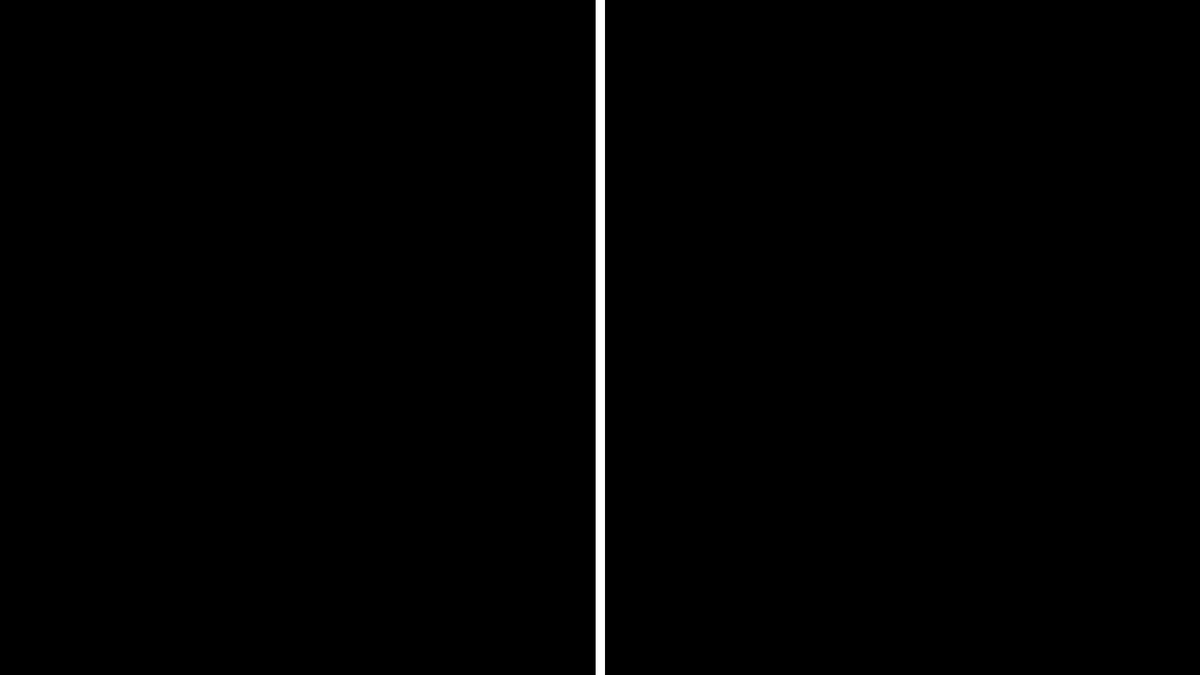
Frame 1 (no input)
Frame 60 (the mouse pressed at the canvas centre just before this capture): identical to frame 1, image omitted
Frame 120 (the mouse held since frame 60 and released just before this capture): identical to frame 1, image omitted

The Processing sketch that drew this single still picture (run headless with seeded random() and noise(); from frame 60 on, the mouse is pressed at the canvas centre):

// Processing sketch: Conditionals_IF
// ── Conditionals_IF.pde
/*Conditionals_IF.pde
Author: Alexandros Lotsos
Summary: A sketch meant to introduce the concept of boolean expressions and
if-statements in processing. Will draw a rect on the mouse when mouseX is past
the middle
*/

void setup(){
  size(1920, 1080);
  fill(255);
  stroke(255);
  background(0);
  rectMode(CENTER);
  strokeWeight(15);//for visual clarity
}

void draw(){
  background(0); //refresh background
  
  //draw a line down the middle of the screen for visual separation
  line(width/2, 0, width/2, height);
  
  /*This is an if-statement. The code in the curly brackets will
  only execute of the relational operation in the parentheses is true.
  In this case, the code will only execute if mouseX is greater than
  width/2.*/
  if(mouseX > width/2){
    rect(mouseX, mouseY, 200, 200);
  }
}
